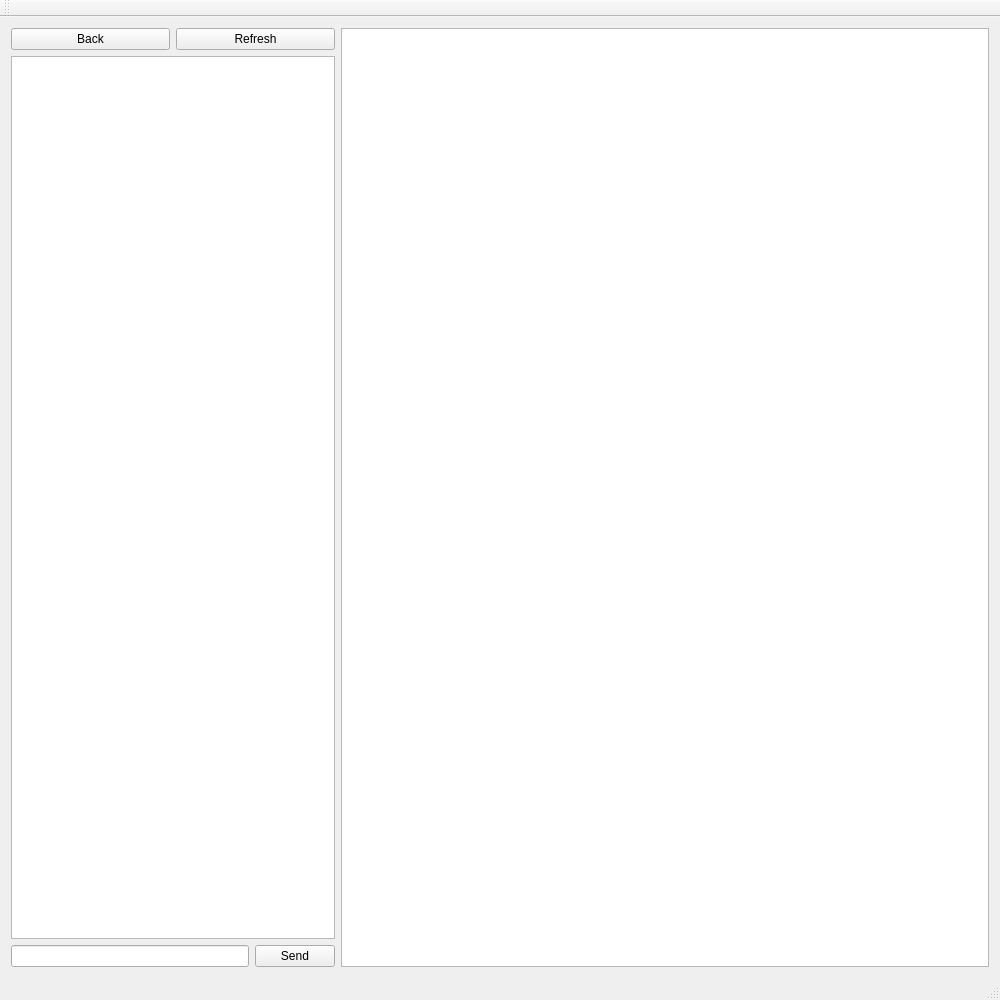
<?xml version="1.0" encoding="UTF-8"?>
<ui version="4.0">
 <class>MainWindow</class>
 <widget class="QMainWindow" name="MainWindow">
  <property name="geometry">
   <rect>
    <x>0</x>
    <y>0</y>
    <width>1000</width>
    <height>1000</height>
   </rect>
  </property>
  <property name="windowTitle">
   <string>MainWindow</string>
  </property>
  <widget class="QWidget" name="centralWidget">
   <property name="enabled">
    <bool>true</bool>
   </property>
   <property name="sizePolicy">
    <sizepolicy hsizetype="MinimumExpanding" vsizetype="MinimumExpanding">
     <horstretch>0</horstretch>
     <verstretch>0</verstretch>
    </sizepolicy>
   </property>
   <layout class="QGridLayout" name="gridLayout">
    <item row="0" column="0">
     <layout class="QHBoxLayout" name="horizontalLayout" stretch="1,2">
      <property name="sizeConstraint">
       <enum>QLayout::SetNoConstraint</enum>
      </property>
      <item>
       <layout class="QVBoxLayout" name="verticalLayout">
        <item>
         <layout class="QHBoxLayout" name="horizontalLayout_3">
          <item>
           <widget class="QPushButton" name="backButton">
            <property name="text">
             <string>Back</string>
            </property>
            <property name="icon">
             <iconset theme=":/icons/arrow_back.svg">
              <normaloff>.</normaloff>.</iconset>
            </property>
           </widget>
          </item>
          <item>
           <widget class="QPushButton" name="refreshButton">
            <property name="text">
             <string>Refresh</string>
            </property>
            <property name="icon">
             <iconset theme=":/icons/refresh.svg">
              <normaloff>.</normaloff>.</iconset>
            </property>
           </widget>
          </item>
         </layout>
        </item>
        <item>
         <widget class="QListView" name="listView_2"/>
        </item>
        <item>
         <layout class="QHBoxLayout" name="horizontalLayout_2" stretch="0,0">
          <item>
           <widget class="QLineEdit" name="lineEdit"/>
          </item>
          <item>
           <widget class="QPushButton" name="pushButton_2">
            <property name="text">
             <string>Send</string>
            </property>
           </widget>
          </item>
         </layout>
        </item>
       </layout>
      </item>
      <item>
       <layout class="QVBoxLayout" name="verticalLayout_2">
        <item>
         <widget class="QListView" name="fileList"/>
        </item>
        <item>
         <layout class="QGridLayout" name="buttonsLayout"/>
        </item>
       </layout>
      </item>
     </layout>
    </item>
   </layout>
  </widget>
  <widget class="QMenuBar" name="menuBar">
   <property name="geometry">
    <rect>
     <x>0</x>
     <y>0</y>
     <width>1000</width>
     <height>39</height>
    </rect>
   </property>
  </widget>
  <widget class="QToolBar" name="mainToolBar">
   <attribute name="toolBarArea">
    <enum>TopToolBarArea</enum>
   </attribute>
   <attribute name="toolBarBreak">
    <bool>false</bool>
   </attribute>
  </widget>
  <widget class="QStatusBar" name="statusBar"/>
 </widget>
 <layoutdefault spacing="6" margin="11"/>
 <resources/>
 <connections/>
</ui>
